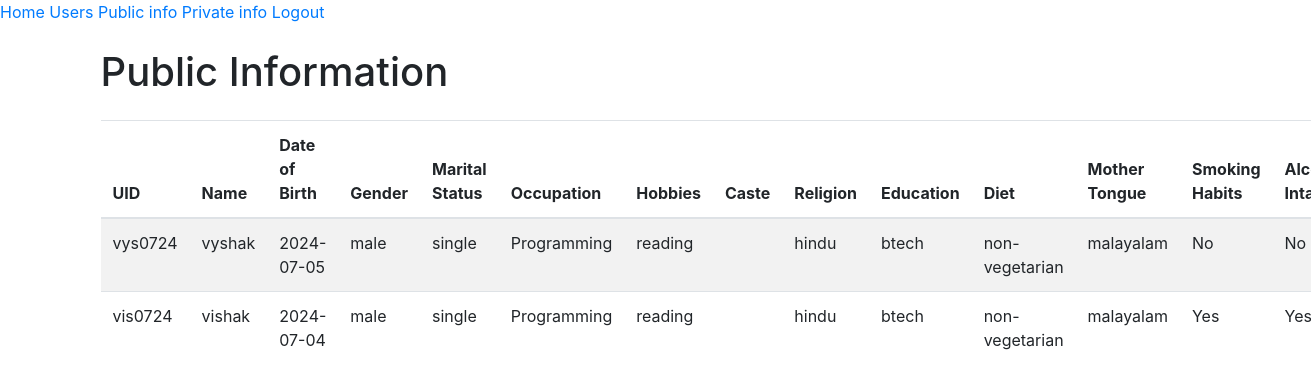
Screenshot of /admin/public_info (signed in) with the database file from the repository.
### app/models.py (models this page shows)
class PublicInfo(db.Model):
    id = db.Column(db.Integer, primary_key=True)
    user_uid = db.Column(db.String(64), db.ForeignKey('user.uid'), nullable=False)
    name = db.Column(db.String(100), nullable=False) #split
    dob = db.Column(db.Date, nullable=False)
    gender = db.Column(db.String(10), nullable=False)
    marital_status = db.Column(db.String(20), nullable=False)
    occupation = db.Column(db.String(100))
    hobbies = db.Column(db.String(255))
    caste = db.Column(db.String(50))
    religion = db.Column(db.String(50))
    education = db.Column(db.String(100))
    diet = db.Column(db.String(20), nullable=False)
    mother_tongue = db.Column(db.String(50))
    smoking_habits = db.Column(db.Boolean, nullable=False)
    alcohol_intake = db.Column(db.Boolean, nullable=False)

### app/routes/admin.py (the view)
@admin.route('/public_info')
@login_required
def public_info():
    if not current_user.is_authenticated:
        return redirect(url_for("auth.admin_login"))
    public_infos = PublicInfo.query.all()
    return render_template('admin/public_info.html', public_infos=public_infos)

### app/__init__.py (called while the page is built)
@login_manager.user_loader
def load_user(uid):
    return User.query.get(uid)

### app/templates/admin/public_info.html
{% extends 'admin/admin_base.html' %}
{% block content %}
<div class="container mt-4">
    <h1 class="mb-4">Public Information</h1>
    <table class="table table-striped">
        <thead>
            <tr>
                <th>UID</th>
                <th>Name</th>
                <th>Date of Birth</th>
                <th>Gender</th>
                <th>Marital Status</th>
                <th>Occupation</th>
                <th>Hobbies</th>
                <th>Caste</th>
                <th>Religion</th>
                <th>Education</th>
                <th>Diet</th>
                <th>Mother Tongue</th>
                <th>Smoking Habits</th>
                <th>Alcohol Intake</th>
            </tr>
        </thead>
        <tbody>
            {% for info in public_infos %}
            <tr>
                <td>{{ info.user_uid }}</td>
                <td>{{ info.name }}</td>
                <td>{{ info.dob }}</td>
                <td>{{ info.gender }}</td>
                <td>{{ info.marital_status }}</td>
                <td>{{ info.occupation }}</td>
                <td>{{ info.hobbies }}</td>
                <td>{{ info.caste }}</td>
                <td>{{ info.religion }}</td>
                <td>{{ info.education }}</td>
                <td>{{ info.diet }}</td>
                <td>{{ info.mother_tongue }}</td>
                <td>{{ 'Yes' if info.smoking_habits else 'No' }}</td>
                <td>{{ 'Yes' if info.alcohol_intake else 'No' }}</td>
            </tr>
            {% endfor %}
        </tbody>
    </table>
</div>
{% endblock %}

### app/templates/admin/admin_base.html (shortened to what this page needs)
<!DOCTYPE html>
<html>
    <head>
        <link href="https://stackpath.bootstrapcdn.com/bootstrap/4.5.2/css/bootstrap.min.css" rel="stylesheet">
    </head>
    <body>
        <nav>
            <a href="{{ url_for('admin.index') }}">Home</a>
            <a href="{{ url_for('admin.users') }}">Users</a>
            <a href="{{url_for('admin.public_info')}}">Public info</a>
            <a href="">Private info</a>
            <a href="{{url_for('auth.admin_logout')}}">Logout</a>
        </nav>
        {% block content %}{% endblock %}
    </body>
</html>

### rows the page displays
PublicInfo: user_uid "vys0724", name "vyshak", dob "2024-07-05", gender "male", marital_status "single", occupation "Programming", hobbies "reading", religion "hindu", education "btech", diet "non-vegetarian", mother_tongue "malayalam", smoking_habits "No", alcohol_intake "No"
PublicInfo: user_uid "vis0724", name "vishak", dob "2024-07-04", gender "male", marital_status "single", occupation "Programming", hobbies "reading", religion "hindu", education "btech", diet "non-vegetarian", mother_tongue "malayalam", smoking_habits "Yes", alcohol_intake "Yes"
